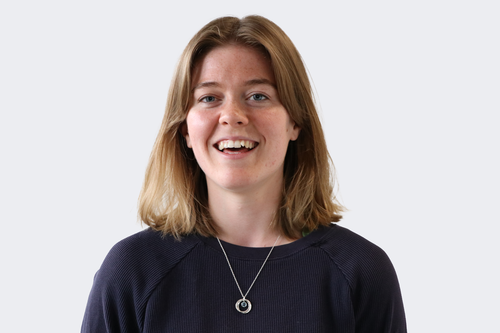
#> input picture headshotimages/thumbs/Copy of IMG_8347.png, 500 x 333 px, given as the content of the folder headshotimages/full, which was not available
$ python build_headshot_thumbs.py
#> lines starting #> are read from the running program, lines starting #| are printed output that depends on the picture; pictures that were not available may be replaced by others from this repository, and a replacement may not be noted
import os
import json
from PIL import Image
import colorsys

FULL_DIR = "headshotimages/full"
THUMB_DIR = "headshotimages/thumbs"
OUTPUT_JSON = "photolist2.json"

THUMB_WIDTH = 500   # target width for thumbnails

os.makedirs(THUMB_DIR, exist_ok=True)

def compute_average_hsl(img):
    # downscale for sampling
    target_w = 32
    aspect = img.height / img.width
    target_h = max(8, int(target_w * aspect))

    small = img.resize((target_w, target_h), Image.LANCZOS).convert("RGB")
    pixels = list(small.getdata())

    r = g = b = 0
    for pr, pg, pb in pixels:
        r += pr
        g += pg
        b += pb

    count = len(pixels)
    r /= count * 255
    g /= count * 255
    b /= count * 255

    h, l, s = colorsys.rgb_to_hls(r, g, b)
    return {"h": h, "s": s, "l": l}

def make_thumbnail(src_path, dst_path):
    img = Image.open(src_path).convert("RGB")

    w, h = img.size
    new_h = int(h * (THUMB_WIDTH / w))
    thumb = img.resize((THUMB_WIDTH, new_h), Image.LANCZOS)

    thumb.save(dst_path, quality=88, optimize=True)

def main():
    output = []

    for filename in sorted(os.listdir(FULL_DIR)):
        if not filename.lower().endswith((".jpg", ".jpeg", ".png", ".webp")):
            continue

        full_path = os.path.join(FULL_DIR, filename)
        thumb_path = os.path.join(THUMB_DIR, filename)

        print("Processing:", filename)

        try:
            # Generate thumbnail
            make_thumbnail(full_path, thumb_path)
#> in make_thumbnail, img is the input picture: PIL image 500x333 RGB; mean R, G, B 181, 174.1, 174.7

            # Load thumbnail for HSL
            img = Image.open(thumb_path)
            hsl = compute_average_hsl(img)
#> in compute_average_hsl, `small = img.resize((target_w, target_h), Image.LANCZOS).convert("RGB")`:
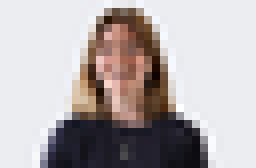
#> small: PIL image 32x21 RGB (shown 8 times larger); mean R, G, B 181, 174.1, 174.7
#> in compute_average_hsl, `pixels = list(small.getdata())`: pixels = 672 items, first 6: (236, 237, 241), (236, 237, 241), (236, 237, 241), (236, 237, 241), (236, 237, 241), (236, 237, 241)
#> the loop in compute_average_hsl, `for pr, pg, pb in pixels:` made 672 passes
#> (pr, pg, pb, r, g, b) on passes 1 to 3: (236, 237, 241, 236, 237, 241), (236, 237, 241, 472, 474, 482), (236, 237, 241, 708, 711, 723)
#> after the loop in compute_average_hsl, `for pr, pg, pb in pixels:`: b = 117416; g = 116976; r = 121617
#> in compute_average_hsl, `count = len(pixels)`: count = 672
#> in compute_average_hsl, `r /= count * 255`: r = 0.71
#> in compute_average_hsl, `g /= count * 255`: g = 0.683
#> in compute_average_hsl, `b /= count * 255`: b = 0.685
#> in compute_average_hsl, `h, l, s = colorsys.rgb_to_hls(r, g, b)`: h = 0.984; l = 0.696; s = 0.0446
#> hsl = {'h': 0.984, 's': 0.0446, 'l': 0.696}

            output.append({
                "name": filename,
                "h": hsl["h"],
                "s": hsl["s"],
                "l": hsl["l"]
            })

        except Exception as e:
            print("  ⚠️ Error:", e)

    with open(OUTPUT_JSON, "w") as f:
        json.dump(output, f, indent=2)

    print("\nDone! Wrote thumbnails +", len(output), "entries to photolist2.json")
#| Done! Wrote thumbnails + 1 entries to photolist2.json

if __name__ == "__main__":
    main()

$ run again, on headshotimages/thumbs/IMG_8368.png
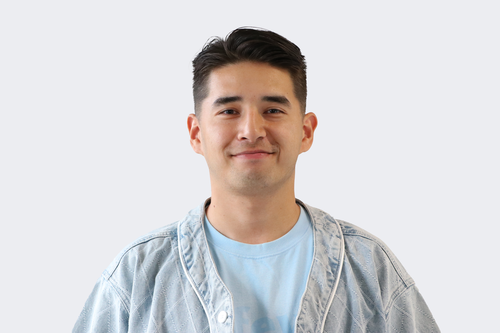
#> input picture headshotimages/thumbs/IMG_8368.png, 500 x 333 px, given as the content of the folder headshotimages/full, which was not available
#> in make_thumbnail, img is the input picture: PIL image 500x333 RGB; mean R, G, B 214.6, 212.8, 214.6
#> in compute_average_hsl, `small = img.resize((target_w, target_h), Image.LANCZOS).convert("RGB")`:
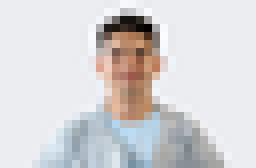
#> small: PIL image 32x21 RGB (shown 8 times larger); mean R, G, B 214.6, 212.8, 214.7
#> pixels = 672 items, first 6: (236, 237, 241), (236, 237, 241), (236, 237, 241), (236, 237, 241), (236, 237, 241), (236, 237, 241)
#> the loop in compute_average_hsl, `for pr, pg, pb in pixels:` made 672 passes
#> (pr, pg, pb, r, g, b) on passes 1 to 3: (236, 237, 241, 236, 237, 241), (236, 237, 241, 472, 474, 482), (236, 237, 241, 708, 711, 723)
#> after the loop in compute_average_hsl, `for pr, pg, pb in pixels:`: b = 144246; g = 143034; r = 144220
#> count = 672
#> in compute_average_hsl, `r /= count * 255`: r = 0.842
#> in compute_average_hsl, `g /= count * 255`: g = 0.835
#> in compute_average_hsl, `b /= count * 255`: b = 0.842
#> in compute_average_hsl, `h, l, s = colorsys.rgb_to_hls(r, g, b)`: h = 0.83; l = 0.838; s = 0.0219
#> hsl = {'h': 0.83, 's': 0.0219, 'l': 0.838}
#| Done! Wrote thumbnails + 1 entries to photolist2.json

$ run again, on headshotimages/thumbs/IMG_8374.png
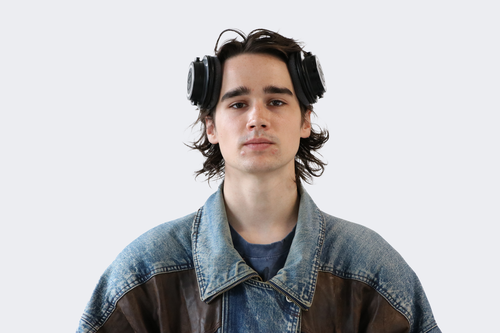
#> input picture headshotimages/thumbs/IMG_8374.png, 500 x 333 px, given as the content of the folder headshotimages/full, which was not available
#> in make_thumbnail, img is the input picture: PIL image 500x333 RGB; mean R, G, B 190.7, 189.6, 191.8
#> in compute_average_hsl, `small = img.resize((target_w, target_h), Image.LANCZOS).convert("RGB")`:
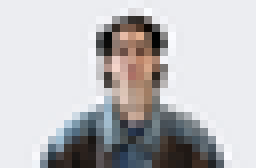
#> small: PIL image 32x21 RGB (shown 8 times larger); mean R, G, B 190.7, 189.6, 191.8
#> pixels = 672 items, first 6: (236, 237, 241), (236, 237, 241), (236, 237, 241), (236, 237, 241), (236, 237, 241), (236, 237, 241)
#> the loop in compute_average_hsl, `for pr, pg, pb in pixels:` made 672 passes
#> (pr, pg, pb, r, g, b) on passes 1 to 3: (236, 237, 241, 236, 237, 241), (236, 237, 241, 472, 474, 482), (236, 237, 241, 708, 711, 723)
#> after the loop in compute_average_hsl, `for pr, pg, pb in pixels:`: b = 128902; g = 127418; r = 128156
#> count = 672
#> in compute_average_hsl, `r /= count * 255`: r = 0.748
#> in compute_average_hsl, `g /= count * 255`: g = 0.744
#> in compute_average_hsl, `b /= count * 255`: b = 0.752
#> in compute_average_hsl, `h, l, s = colorsys.rgb_to_hls(r, g, b)`: h = 0.75; l = 0.748; s = 0.0172
#> hsl = {'h': 0.75, 's': 0.0172, 'l': 0.748}
#| Done! Wrote thumbnails + 1 entries to photolist2.json
